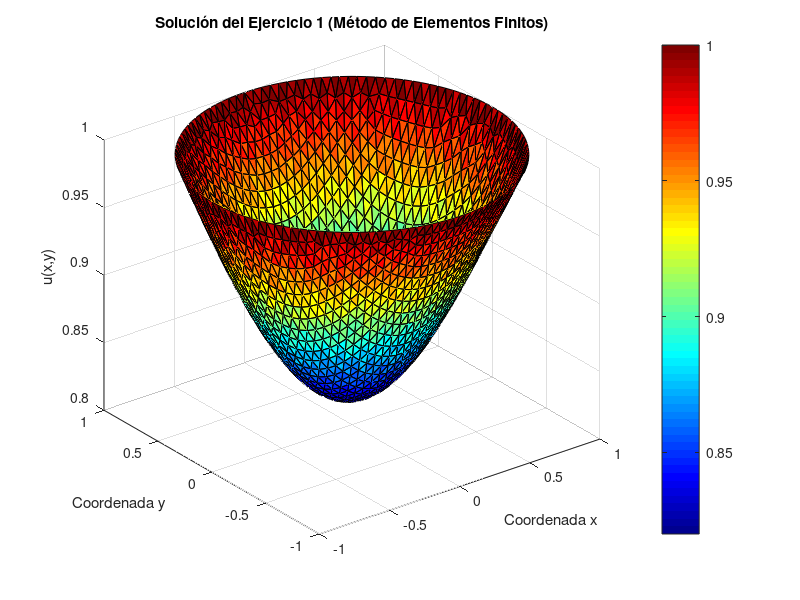

The MATLAB source for this figure:
% -------------------------------------------------------------------------
% SCRIPT PRINCIPAL PRACTICA 3 Ejercicio 1
% -------------------------------------------------------------------------
% Método de Elementos Finitos lineales (P1) sobre una malla triangular
% Dominio: círculo
%
% Ecuación:
%    -div(k(x,y) * grad(u)) = f(x,y)   en Ω
%     u = h(x,y)                       en ∂Ω
%
% -------------------------------------------------------------------------

clear; close all; clc;
load("DatosEj1.mat")

% =========================================================================
%% 1. DEFINICIÓN DE DATOS DEL PROBLEMA
% =========================================================================

k = @(x,y) 1+ y.^2;                  % Coeficiente de difusión
f = @(x,y)  -1 + (x.^2+y.^2)/ 2 ;    % Término fuente
h = @(x,y) 1;                        % Condición de Dirichlet (en el borde)

% Función para calcular el baricentro de un triángulo
baricentro = @(v1, v2, v3) [(v1(1)+v2(1)+v3(1))/3, (v1(2)+v2(2)+v3(2))/3];

vertices = pcircle;     % Coordenadas de los nodos (N x 2)
D = tcircle;            % Matriz de los elementos 

N = size(vertices, 1);  % Número total de nodos
M = size(D, 1);         % Número total de triángulos

% Inicializar matriz de rigidez A y vector de carga L
A = zeros(N,N); 
L = zeros (N,1); 


% Gradiente de las funciones de forma de referencia
gradiente_phi_estrella = [-1 -1; 1 0; 0 1];


% =========================================================================
%% 2. ENSAMBLAJE DE MATRIZ A Y VECTOR L
% =========================================================================

for m = 1: M
    % --- Nodos del elemento m ---
    indices_locales = D(m, :);
    indice_v1 = indices_locales(1);
    indice_v2 = indices_locales(2);
    indice_v3 = indices_locales(3);
    
    % --- Coordenadas de los vértices ---
    v1 = vertices(indice_v1, :);
    v2 = vertices(indice_v2, :);
    v3 = vertices(indice_v3, :);
   
    % --- Baricentro y área ---
     coords = baricentro(v1,v2,v3);  
     x_0 = coords(1);   % Asigna la primera componente (x)
     y_0 = coords(2);   % Asigna la segunda componente (y)
     
     P = [v1; v2; v3];
     grad_F = P'* gradiente_phi_estrella;  
     T = abs (det(grad_F)) /2; % Área del triángulo
     
    % --- Gradientes de las funciones base ---
     grad_phi = gradiente_phi_estrella / grad_F; 
     R = grad_phi * grad_phi'; 
     
     % Ensamblaje de A (usando la aproximación del baricentro)
     A_contrib = abs(T)*k(x_0,y_0)* R;
     A(indice_v1, indice_v1) = A(indice_v1, indice_v1) + A_contrib(1,1);
     A(indice_v1, indice_v2) = A(indice_v1, indice_v2) + A_contrib(1,2);
     A(indice_v1, indice_v3) = A(indice_v1, indice_v3) + A_contrib(1,3);
     A(indice_v2, indice_v1) = A(indice_v2, indice_v1) + A_contrib(2,1);
     A(indice_v2, indice_v2) = A(indice_v2, indice_v2) + A_contrib(2,2);
     A(indice_v2, indice_v3) = A(indice_v2, indice_v3) + A_contrib(2,3);
     A(indice_v3, indice_v1) = A(indice_v3, indice_v1) + A_contrib(3,1);
     A(indice_v3, indice_v2) = A(indice_v3, indice_v2) + A_contrib(3,2);
     A(indice_v3, indice_v3) = A(indice_v3, indice_v3) + A_contrib(3,3);
     
     % Ensamblaje de L 
     L(indice_v1) =  L(indice_v1) + (T / 3)* f(v1(1), v1(2));
     L(indice_v2) =  L(indice_v2) + (T / 3)* f(v2(1), v2(2));
     L(indice_v3) =  L(indice_v3) + (T / 3)* f(v3(1), v3(2));
end 


% =========================================================================
%% 3. APLICACIÓN DE CONDICIONES DIRICHLET Y RESOLUCIÓN
% =========================================================================

Dirichlet_Nodos = boundary_points;
All_Nodos = 1:N; 
Nodos_libres = setdiff(All_Nodos, Dirichlet_Nodos);

% Construir el Sistema Reducido 
A_bar = A(Nodos_libres, Nodos_libres); 
L_bar = L(Nodos_libres); 

% Submatriz A_{libres, Dirichlet}
A_libres_dirichlet = A(Nodos_libres, Dirichlet_Nodos);

% Evaluar h en nodos de contorno
x_d = vertices(Dirichlet_Nodos,1);
y_d = vertices(Dirichlet_Nodos,2);
u_D_vec = h(x_d, y_d); 
u_D_vector = ones(length(Dirichlet_Nodos), 1) * u_D_vec;

% Restar la contribución de Dirichlet: {L} = L_{libres} - A_{libres,Dirichlet} * u_D
L_bar = L_bar - A_libres_dirichlet * u_D_vector;

% Resolver el Sistema Lineal
U_bar = A_bar \ L_bar; 

% Reconstruir la Solución Completa U 
U = zeros(N, 1); 
U(Nodos_libres) = U_bar(:); 
U(Dirichlet_Nodos) = u_D_vector; 


% =========================================================================
%% 4. VISUALIZACIÓN 3D 
% =========================================================================

figure; 
trisurf(D, vertices(:,1), vertices(:,2), U);
title('Solución del Ejercicio 1 (Método de Elementos Finitos)');
xlabel('Coordenada x');
ylabel('Coordenada y');
zlabel('u(x,y)');
view(3); 
colorbar;   
colormap jet;
